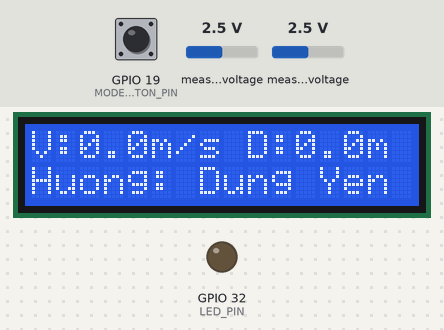
A sketch run on a simulated ESP32. On the bench: 16×2 character LCD, output pins drawn as LEDs (lit = HIGH). Dashed ring = blinking. The inputs (shaded band) are chosen by the test bench; at power-on: GPIO 19 (MODE_BUTTON_PIN) HIGH, measured voltage 2.5 V. WiFi joins after 1.5 s; servers stay silent unless stated; what the sketch prints to the serial monitor is not drawn.

Above: at 2.7 s.
2.8 s: GPIO 19 (MODE_BUTTON_PIN) pulled LOW for 0.15 s
At 4.7 s:
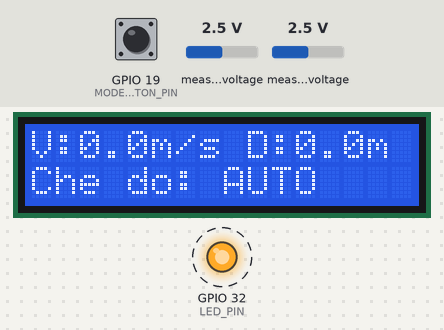
5.2 s: GPIO 19 (MODE_BUTTON_PIN) pulled LOW for 1 s
At 5.69 s:
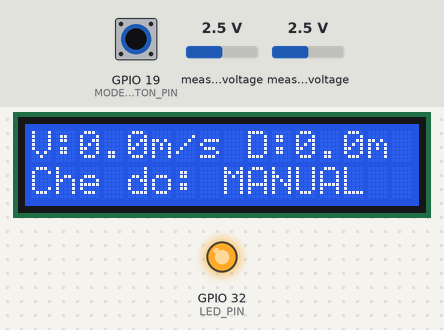
9.2 s: measured voltage (sensor 200) set to 0.1 V
At 11.9 s:
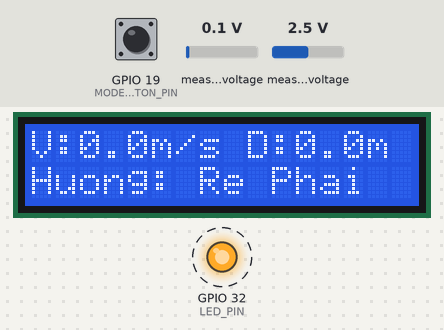
12.1 s: measured voltage (sensor 203) set to 0.1 V
At 13.1 s:
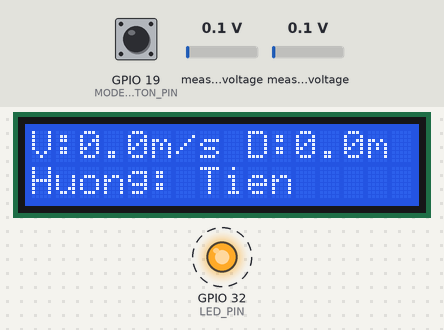
14.8 s: measured voltage (sensor 200) set to 1.2 V
At 15.5 s:
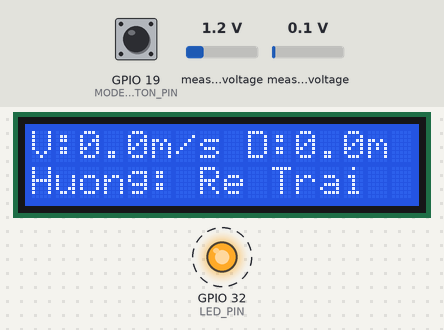
17.5 s: measured voltage (sensor 203) set to 1.2 V
At 17.99 s:
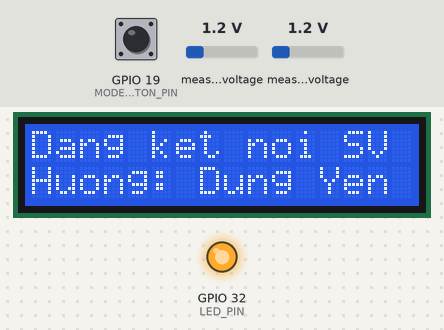
Timing chart, 0 to 21.5 s (numbered marks = the images above; inputs shaded):
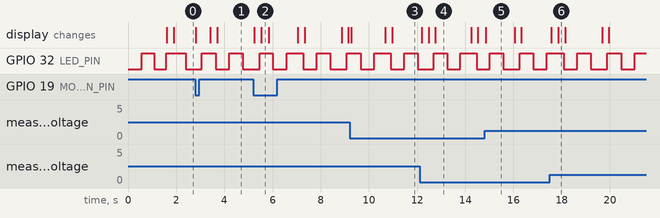

Measured:
- after the input at 2.8 s, the display: changes at once (image 1)
- after the input at 5.2 s, the display: first differs from a run without the input after 0.34 s (image 2)
- after the input at 9.2 s, the display: changes after 0.06 s (image 3)
- after the input at 12.1 s, the display: changes after 0.09 s (image 4)
- after the input at 14.8 s, the display: changes after 0.06 s (image 5)
- after the input at 17.5 s, the display: first changes after 0.07 s (image 6 shows a later state)
- by itself, GPIO 32 (LED_PIN): alternates HIGH for 0.57 s and LOW for 0.57 s

The sketch:

taycam.ino
```cpp
#include <WiFi.h>
#include <Wire.h>
#include <ADS1115_WE.h>
#include <LiquidCrystal_I2C.h>

#define MODE_BUTTON_PIN 19
bool lastButtonState = HIGH;
bool autoMode = false;

#define ADS_ADDR 0x48
ADS1115_WE adc(ADS_ADDR);
WiFiClient client;

const char* ssid = "ESP32_SERVER";
const char* password = "12345678";
#define LED_PIN 32

#define DEBUG 1

LiquidCrystal_I2C lcd(0x27, 16, 2);

void setup() {
  Serial.begin(115200);
  pinMode(LED_PIN, OUTPUT);
  pinMode(MODE_BUTTON_PIN, INPUT_PULLUP);

  Wire.begin();
  lcd.init();
  lcd.backlight();
  lcd.setCursor(0, 0);
  lcd.print("Dang ket noi...");

  WiFi.begin(ssid, password);
  int blinkState = LOW;
  while (WiFi.status() != WL_CONNECTED) {
    delay(500);
    blinkState = !blinkState;
    digitalWrite(LED_PIN, blinkState);
    Serial.print(".");
  }

  Serial.println("\nWiFi da ket noi!");
  lcd.clear();
  lcd.setCursor(0, 0);
  lcd.print("Da ket noi WiFi");
  digitalWrite(LED_PIN, HIGH);

  if (!adc.init()) {
    Serial.println("ADS1115 not connected!");
  }
  adc.setVoltageRange_mV(ADS1115_RANGE_6144);
  adc.setMeasureMode(ADS1115_CONTINUOUS);
}

int16_t readChannel(ADS1115_MUX channel) {
  adc.setCompareChannels(channel);
  delayMicroseconds(50);
  return adc.getRawResult();
}

bool isConnected = false;
unsigned long lastSend = 0;
unsigned long lastBlink = 0;
bool ledState = false;
int16_t adcLeft_prev = 0;
int16_t adcRight_prev = 0;

void loop() {
  if (!client.connected()) {
    Serial.println("Dang ket noi Server...");
    lcd.setCursor(0, 0);
    lcd.print("Dang ket noi SV ");
    isConnected = client.connect("192.168.4.1", 1234);
    if (!isConnected) {
      Serial.println("Connect failed.");
      delay(1000);
      return;
    } else {
      lcd.clear();
      lcd.setCursor(0, 0);
      lcd.print("Da ket noi SV   ");
    }
  }

  if (millis() - lastBlink >= 500) {
    ledState = !ledState;
    digitalWrite(LED_PIN, ledState);
    lastBlink = millis();
  }

  int16_t adcLeft = readChannel(ADS1115_COMP_0_GND);
  int16_t adcRight = readChannel(ADS1115_COMP_3_GND);

  if (!autoMode && (abs(adcLeft - adcLeft_prev) >= 100 || abs(adcRight - adcRight_prev) >= 100 || millis() - lastSend >= 200)) {
    int speedL = map(adcLeft, 0, 16380, 20, -20); // Đảo hướng: lên là tiến, xuống là lùi
    int speedR = map(adcRight, 0, 16380, 20, -20); // Đảo hướng: lên là tiến, xuống là lùi
    if (abs(speedL) < 5) speedL = 0;
    if (abs(speedR) < 5) speedR = 0;

    String motorCmd = "CMD:L:" + String(speedL) + ",R:" + String(speedR) + "\n";
    client.print(motorCmd);
    Serial.print("[SEND] "); Serial.println(motorCmd);
    adcLeft_prev = adcLeft;
    adcRight_prev = adcRight;
    lastSend = millis();
  }

  static float speed = 0.0;
  static float distance = 0.0;

  if (client.available()) {
    String data = client.readStringUntil('\n');
    Serial.print("[RECV] "); Serial.println(data);

    int spdIndex = data.indexOf("SPD:");
    int dstIndex = data.indexOf("DST:");
    if (spdIndex != -1 && dstIndex != -1) {
      speed = data.substring(spdIndex + 4, data.indexOf(',', spdIndex)).toFloat();
      distance = data.substring(dstIndex + 4).toFloat();
    }
  }

  String direction = "Dung Yen";
  int speedL = map(adcLeft, 0, 16380, 20, -20);
  int speedR = map(adcRight, 0, 16380, 20, -20);
  if (abs(speedL) < 15) speedL = 0;
  if (abs(speedR) < 15) speedR = 0;

  if (speedL == 0 && speedR == 0) {
    direction = "Dung Yen";
  } else if (speedL < 0 && speedR < 0) { // Đảo hướng: speedL < 0 là tiến
    direction = "Lui";
  } else if (speedL > 0 && speedR > 0) { // speedL > 0 là lùi
    direction = "Tien";
  } else if (speedL < speedR) {
    direction = "Re Trai";  } else if (speedR < speedL) {
    direction = "Re Phai";
  }

  lcd.setCursor(0, 0);
  lcd.print("V:");
  lcd.print(abs(speed/3.6), 1);
  lcd.print("m/s D:");
  lcd.print(distance, 1);
  lcd.print("m   ");

  lcd.setCursor(0, 1);
  lcd.print("                ");
  lcd.setCursor(0, 1);
  if (autoMode) {
    lcd.print("Che do: AUTO   ");
  } else {
    lcd.print("Huong: ");
    lcd.print(direction);
  }

  bool currentButtonState = digitalRead(MODE_BUTTON_PIN);
  if (lastButtonState == HIGH && currentButtonState == LOW) {
    autoMode = !autoMode;
    String modeCmd = autoMode ? "MODE:AUTO\n" : "MODE:MANUAL\n";
    client.print(modeCmd);
    Serial.print("[SEND] Chuyen che do: "); Serial.println(autoMode ? "AUTO" : "MANUAL");
    lcd.setCursor(0, 1);
    lcd.print("Che do: ");
    lcd.print(autoMode ? "AUTO   " : "MANUAL ");
    delay(200);
  }
  lastButtonState = currentButtonState;

  delay(50);
}
```
